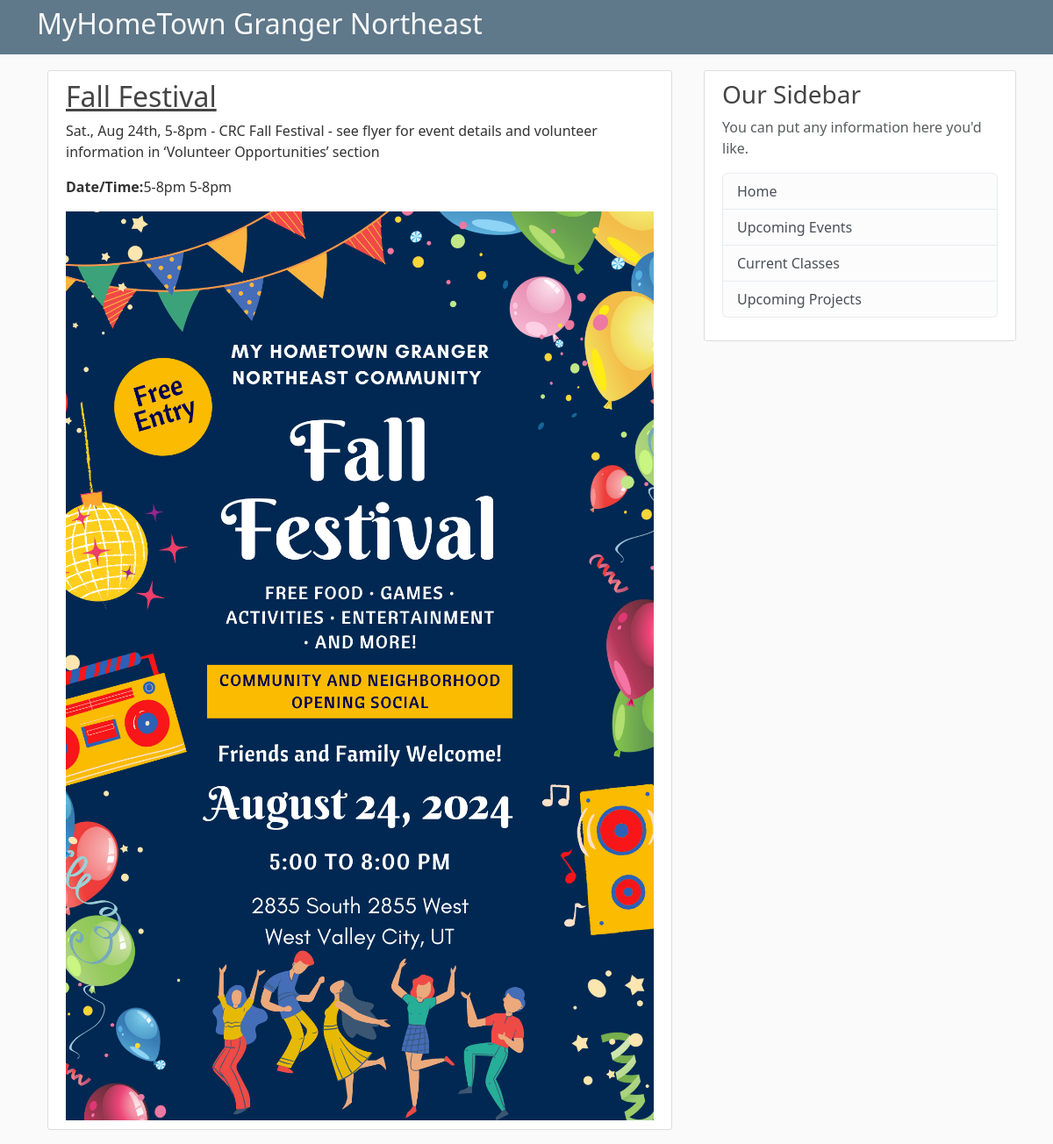
Screenshot of /event/ with the database file from the repository.
### common/models.py (models this page shows, shortened)
class Event(models.Model):
    title = models.CharField(max_length=100)
    location = models.CharField(max_length=255)
    time =models.CharField(max_length=100)
    date = models.DateField(default=timezone.now)
    url = models.CharField(max_length=255, null=True, blank=True)
    date_posted = models.DateTimeField(default=timezone.now)
    summary = models.CharField(max_length=255, null=True)
    description = models.TextField(max_length=4096, null=True)
    image_file = models.ImageField(upload_to='events/images', null=True, blank=True)
    image = ImageSpecField(source='image_file',
                                processors=[ResizeToFit(1024, 768)],
                                format='JPEG',
                                options={'quality': 60})
    is_private = models.BooleanField(default=False)
    author = models.ForeignKey(User, on_delete=models.CASCADE)

### public/views.py (the view)
# urls.py: path('event/', EventListView.as_view(), name="event-list"),
class EventListView(ListView):
    model = Event
    template_name = 'public_events/event_list.html'
    context_object_name = 'events'
    queryset = Event.objects.filter(is_private=False)
    ordering = ['date_posted']

### public/templates/public_events/event_list.html (shortened to what this page needs)
{% extends "public/base.html" %}
{% block content %}
<div class="container">
    {% for event in events %}
    <article class="media content-section">
        <div class="media-body">
          <h2><a class="article-title" href="{% url 'public-event-detail' event.id %}">{{ event.title }}</a></h2>
          {% if crcclass.summary %}
            <p class="article-content">{{ event.summary }}</p>
          {% else %}
            <p class="article-content">{{ event.description }}</p>
          {% endif %}
          <p class="article-content"><b>Date/Time:</b>{{ event.time }} {{ event.time }}</p>
          {% if event.image %}
          <img src="{{ event.image.url }}" alt="{{ event.title }}" style="max-width: 800px; width: 100%; height: auto;">
          {% endif %}
          </div>
      </article>
    {% endfor %}
</div>
{% endblock %}

### public/static/public/main.css (style rules this page uses)
body { background: #fafafa; color: #333333; margin-top: 5rem; }
h1, h2, h3, h4, h5, h6 { color: #444444; }
.content-section { background: #ffffff; padding: 10px 20px; border: 1px solid #dddddd; border-radius: 3px; margin-bottom: 20px; }
.article-title { color: #444444; }
.article-content { white-space: pre-line; }

### rows the page displays
Event: title "Fall Festival", description "Sat., Aug 24th, 5-8pm - CRC Fall Festival - see flyer for event details and volunteer information in ‘Volunteer Opportunities’ section", time "5-8pm", image (picture)
